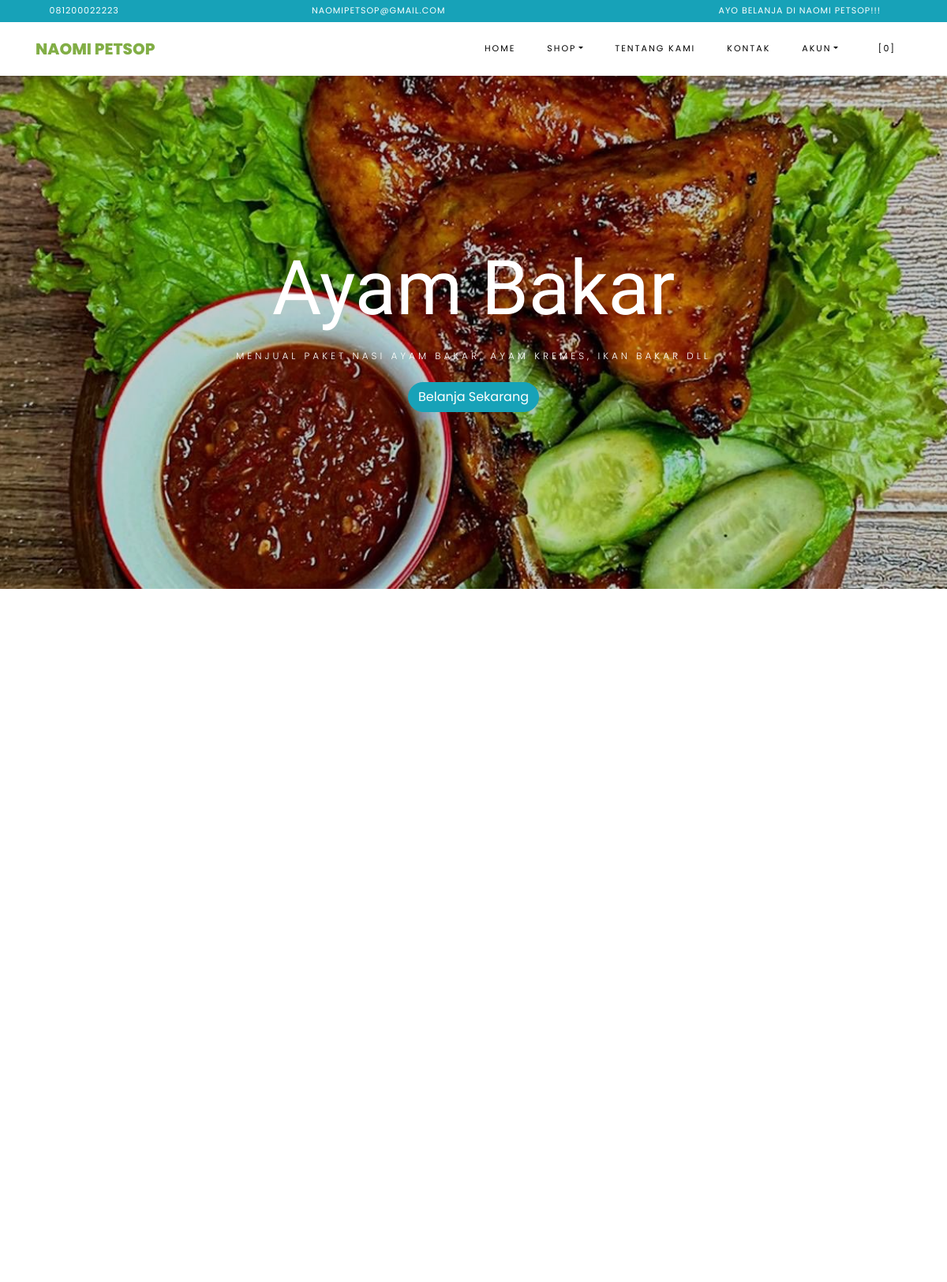
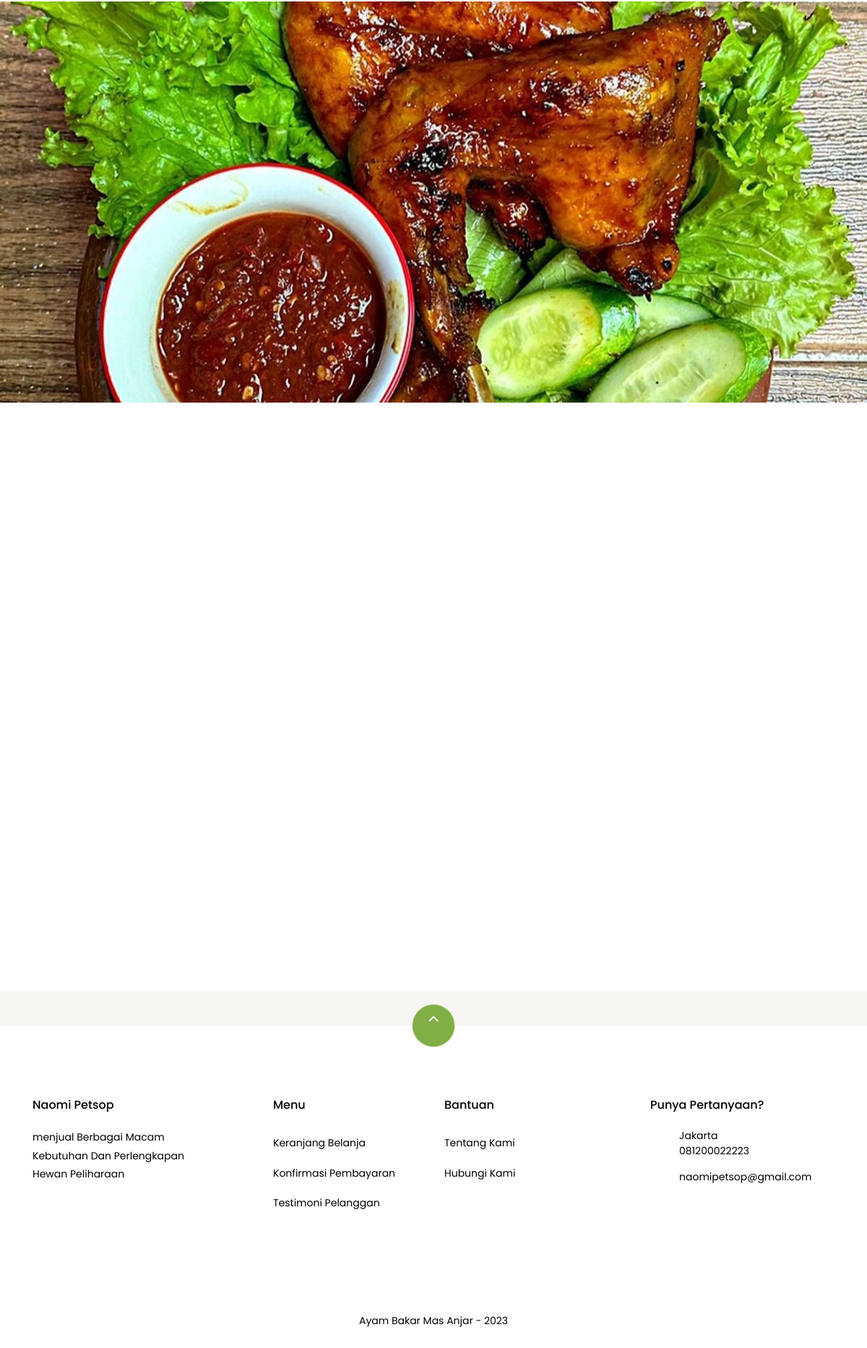
The page / on the database its author committed (2 pictures, top to bottom).
### tables this page shows
CREATE TABLE `settings` (
  `id` int(10) NOT NULL,
  `key` varchar(32) NOT NULL,
  `content` varchar(191) NOT NULL
);

### application/helpers/themes_helper.php (called while the page is built, shortened)
<?php
if ( ! function_exists('get_theme_name'))
{
    function get_theme_name() {
        $current_theme = get_settings('current_theme_name');
        return ($current_theme) ? $current_theme : false;
    }
}
if ( ! function_exists('get_template_part'))
{
    function get_template_part($file_name = null, $params = array()) {
        if ($file_name !== '') {
            $current_theme = get_theme_name();
            if ( file_exists($file_location = VIEWPATH .'themes/'. $current_theme .'/'. $file_name .'.php')) {
                $CI =& get_instance();
                $CI->load->view('themes/'. $current_theme .'/'. $file_name, $params);
            }
            else {
                echo '<div>Kesalahan: berkas tema <b>'. $file_name .'.php</b> tidak ditemukan.<br>Lokasi berkas: <b>'. $file_location .'</b></div>';
            }
        }
    }
}
if ( ! function_exists('get_header'))
{
    function get_header($params = null, $section = '', $current_section = '') {
        $load_params = array();
        if ( is_null($params)) {
            $load_params['title'] = get_settings('site_name');
        }
        else if ( is_string($params)) {
            $load_params['title'] = $params;
        }
        else if ( is_array($params)) {
            $load_params = $params;
        }
        else {
            $load_params['title'] = get_settings('site_name');
        }
        $load_params['sidebar_section'] = $section;
        $load_params['current_section'] = $current_section;
        get_template_part('header', $load_params);
    }
}
if ( ! function_exists('get_footer'))
{
    function get_footer($params = array()) {
        get_template_part('footer', $params);
    }
}
if ( ! function_exists('get_theme_uri'))
{
    function get_theme_uri($file_name = null, $theme_name = NULL)
    {
        $theme_name = ($theme_name == NULL) ? get_theme_name() : $theme_name;
        return is_null($file_name) ? base_url('assets/themes/'. $theme_name .'/') : base_url('assets/themes/'. $theme_name .'/'. $file_name) ;
    }
}

### application/controllers/Home.php (called while the page is built, shortened)
<?php
class Home extends CI_Controller {
    public function index() {
        $params['title'] = 'Selamat Datang di Toko Sayur 22';
        $products['products'] = $this->product->get_all_products();
        $products['best_deal'] = $this->product->best_deal_product();
        $products['reviews'] = $this->review->get_all_reviews();
        get_header($params);
        get_template_part('home', $products);
        get_footer();
    }
}

### index.php (called while the page is built, shortened)
<?php
require_once BASEPATH.'core/CodeIgniter.php';

### application/helpers/global_helper.php (called while the page is built, shortened)
<?php
if ( ! function_exists('get_settings'))
{
    function get_settings($key = '')
    {
        $CI =& get_instance();
        $row = $CI->db
            ->select('content')
            ->where('key', $key)
            ->get('settings')
            ->row();
        return $row->content;
    }
}
if ( ! function_exists('get_store_name'))
{
    function get_store_name()
    {
        return get_settings('store_name');
    }
}

### application/helpers/session_helper.php (called while the page is built, shortened)
<?php
if ( ! function_exists('init'))
{
    function init()
    {
        $CI =& get_instance();
        return $CI;
    }
}
if( ! function_exists('session_data'))
{
    function session_data()
    {
        $CI = init();
        $read_session_in_cookie = get_cookie('__ACTIVE_SESSION_DATA');
        $read_session_in_session = $CI->session->userdata('__ACTIVE_SESSION_DATA');
        if ($read_session_in_cookie)
        {
            $read_data = $CI->encryption->decrypt($read_session_in_cookie);
            $read_data = json_decode($read_data);
            return $read_data;
        }
        else if ($read_session_in_session)
        {
            $read_data = $CI->encryption->decrypt($read_session_in_session);
            $read_data = json_decode($read_data);
            return $read_data;
        }
        else {
            $default_session = new stdClass();
            $default_session->is_login = FALSE;
            $default_session->user_id = 0;
            $default_session->login_at = 0;
            $default_session->remember_me = FALSE;
            return $default_session;
        }
    }
}

### application/views/themes/vegefoods/home.php (the view, shortened to what this page needs)
<body?php
defined('BASEPATH') OR exit('No direct script access allowed');
?>
<section id="home-section" class="hero">
    <div class="home-slider owl-carousel">
    <div class="slider-item" style="background-image: url(<?php echo get_theme_uri('images/ayambakarbg.jpg'); ?>);">
        <div class="overlay"></div>
      <div class="container">
        <div class="row slider-text justify-content-center align-items-center" data-scrollax-parent="true">
          <div class="col-md-12 ftco-animate text-center">
            <h1 class="mb-2">Ayam Bakar</h1>
            <h2 class="subheading mb-4">Menjual Paket Nasi Ayam Bakar, Ayam Kremes, Ikan Bakar dll</h2>
            <p><a href="#products" class="btn btn-info">Belanja Sekarang</a></p>
          </div>
        </div>
      </div>
    </div>
    <body>
  </div>
</section>
<section class="ftco-section" id="products">
      <div class="container">
          <div class="row no-gutters ftco-services">
  </div>
      </div>
  </section>
  <section class="ftco-section">
  <div class="container">
          <div class="row justify-content-center mb-3 pb-3">
  </div>
  </div>
  <div class="container">
      <div class="row">
      </div>
  </div>
</section>
  <section class="ftco-section img" style="background-image: url(<?php echo get_theme_uri('images/ayambakarbg.jpg'); ?>);">
  <div class="container">
          <div class="row justify-content-end">
  </div>
  </div>
</section>
<section class="ftco-section testimony-section">
      <div class="row justify-content-center mb-5 pb-3">
      </div>
    </body>

### application/third_party/MX/Loader.php (shortened to what this page needs)
<?php (defined('BASEPATH')) OR exit('No direct script access allowed');
class MX_Loader extends CI_Loader
{
	public $_ci_cached_vars = array();
	public function view($view, $vars = array(), $return = FALSE)
	{
		if (method_exists($this, '_ci_object_to_array'))
		{
        	return $this->_ci_load(array('_ci_view' => $view, '_ci_vars' => $this->_ci_object_to_array($vars), '_ci_return' => $return));
		}
		else {
        	return $this->_ci_load(array('_ci_view' => $view, '_ci_vars' => $this->_ci_prepare_view_vars($vars), '_ci_return' => $return));
		}
	}
	public function _ci_load($_ci_data)
	{
		extract($_ci_data);
		if (isset($_ci_view))
		{
			$_ci_path = '';
			$_ci_file = (pathinfo($_ci_view, PATHINFO_EXTENSION)) ? $_ci_view : $_ci_view.EXT;
			foreach ($this->_ci_view_paths as $path => $cascade)
			{
				if (file_exists($view = $path.$_ci_file))
				{
					$_ci_path = $view;
					break;
				}
			}
		}
		elseif (isset($_ci_path))
		{
			$_ci_file = basename($_ci_path);
			if( ! file_exists($_ci_path)) $_ci_path = '';
		}
		if (isset($_ci_vars))
			$this->_ci_cached_vars = array_merge($this->_ci_cached_vars, (array) $_ci_vars);
		extract($this->_ci_cached_vars);
		if ((bool) @ini_get('short_open_tag') === FALSE && CI::$APP->config->item('rewrite_short_tags') == TRUE)
		{
			echo eval('?>'.preg_replace("/;*\s*\?>/", "; ?>", str_replace('<?=', '<?php echo ', file_get_contents($_ci_path))));
		}
		else
		{
			include($_ci_path);
		}
	}
}

### application/views/themes/vegefoods/header.php (shortened to what this page needs)
?><!DOCTYPE html>
<html lang="en">
  <head>
    <link rel="stylesheet" href="<?php echo get_theme_uri('css/open-iconic-bootstrap.min.css'); ?>">
    <link rel="stylesheet" href="<?php echo get_theme_uri('css/animate.css'); ?>">
    <link rel="stylesheet" href="<?php echo get_theme_uri('css/owl.carousel.min.css'); ?>">
    <link rel="stylesheet" href="<?php echo get_theme_uri('css/owl.theme.default.min.css'); ?>">
    <link rel="stylesheet" href="<?php echo get_theme_uri('css/magnific-popup.css'); ?>">
    <link rel="stylesheet" href="<?php echo get_theme_uri('css/aos.css'); ?>">
	<link rel="stylesheet" href="<?php echo get_theme_uri('css/ionicons.min.css'); ?>">
	<link rel="stylesheet" href="<?php echo get_theme_uri('js/plugins/@fortawesome/fontawesome-free/css/all.min.css', 'argon'); ?>">
    <link rel="stylesheet" href="<?php echo get_theme_uri('css/bootstrap-datepicker.css'); ?>">
    <link rel="stylesheet" href="<?php echo get_theme_uri('css/jquery.timepicker.css'); ?>">
    <link rel="stylesheet" href="<?php echo get_theme_uri('css/flaticon.css'); ?>">
    <link rel="stylesheet" href="<?php echo get_theme_uri('css/icomoon.css'); ?>">
	<link rel="stylesheet" href="<?php echo get_theme_uri('css/style.css'); ?>">
	<link rel="stylesheet" href="<?php echo base_url('assets/plugins/toastr/toastr.min.css'); ?>">
  </head>
  <body class="goto-here">
		<div class="py-1 bg-info">
    	<div class="container">
    		<div class="row no-gutters d-flex align-items-start align-items-center px-md-0">
	    		<div class="col-lg-12 d-block">
		    		<div class="row d-flex">
		    			<div class="col-md pr-4 d-flex topper align-items-center">
					    	<div class="icon mr-2 d-flex justify-content-center align-items-center"><span class="icon-phone2"></span></div>
						    <span class="text"><?php echo get_settings('store_phone_number'); ?></span>
					    </div>
					    <div class="col-md pr-4 d-flex topper align-items-center">
					    	<div class="icon mr-2 d-flex justify-content-center align-items-center"><span class="icon-paper-plane"></span></div>
						    <span class="text"><?php echo get_settings('store_email'); ?></span>
					    </div>
					    <div class="col-md-5 pr-4 d-flex topper align-items-center text-lg-right">
						    <span class="text"><?php echo get_settings('store_tagline'); ?></span>
					    </div>
				    </div>
			    </div>
		    </div>
		  </div>
    </div>
    <nav class="navbar navbar-expand-lg navbar-dark ftco_navbar bg-dark ftco-navbar-light" id="ftco-navbar">
	    <div class="container">
	      <a class="navbar-brand" href="<?php echo base_url(); ?>"><?php echo get_store_name(); ?></a>
	      <div class="collapse navbar-collapse" id="ftco-nav">
	        <ul class="navbar-nav ml-auto">
	          <li class="nav-item active"><a href="<?php echo base_url(); ?>" class="nav-link">Home</a></li>
	          <li class="nav-item dropdown">
              <a class="nav-link dropdown-toggle" href="#" id="dropdown04" data-toggle="dropdown" aria-haspopup="true" aria-expanded="false">Shop</a>
            </li>
	          <li class="nav-item"><a href="<?php echo site_url('pages/about'); ?>" class="nav-link">Tentang Kami</a></li>
          <li class="nav-item"><a href="<?php echo site_url('pages/contact'); ?>" class="nav-link">Kontak</a></li>
              <li class="nav-item dropdown">
              <a class="nav-link dropdown-toggle" href="#" id="dropdown05" data-toggle="dropdown" aria-haspopup="true" aria-expanded="false">Akun</a>
            </li>
	          <li class="nav-item cta cta-colored"><a href="<?php echo site_url('shop/cart'); ?>" class="nav-link"><span class="icon-shopping_cart"></span>[<span class="cart-item-total">0</span>]</a></li>
	        </ul>
	      </div>
	    </div>
	  </nav>

### application/views/themes/vegefoods/footer.php (shortened to what this page needs)
<section class="ftco-section ftco-no-pt ftco-no-pb py-5 bg-light">
    <div class="container py-4">
    </div>
  </section>
  <footer class="ftco-footer ftco-section">
    <div class="container">
        <div class="row">
            <div class="mouse">
                      <a href="#" class="mouse-icon">
                          <div class="mouse-wheel"><span class="ion-ios-arrow-up"></span></div>
                      </a>
                  </div>
        </div>
      <div class="row mb-5">
        <div class="col-md">
          <div class="ftco-footer-widget mb-4">
            <h2 class="ftco-heading-2"><?php echo get_store_name(); ?></h2>
            <p><?php echo get_settings('store_description'); ?></p>
            <ul class="ftco-footer-social list-unstyled float-md-center float-lft mt-5" >
              <center>
			  </center>
            </ul>
          </div>
        </div>
        <div class="col-md">
          <div class="ftco-footer-widget mb-4 ml-md-5">
            <h2 class="ftco-heading-2">Menu</h2>
            <ul class="list-unstyled">
            <li><a href="<?php echo site_url('shop/cart'); ?>" class="py-2 d-block">Keranjang Belanja</a></li>
            <li><a href="<?php echo site_url('customer/payments/confirm'); ?>" class="py-2 d-block">Konfirmasi Pembayaran</a></li>
            <li><a href="<?php echo site_url('shop/testimonial'); ?>" class="py-2 d-block">Testimoni Pelanggan</a></li>
            </ul>
          </div>
        </div>
        <div class="col-md-3">
           <div class="ftco-footer-widget mb-8">
            <h2 class="ftco-heading-2">Bantuan</h2>
            <div class="d-flex">
                <ul class="list-unstyled mr-l-5 pr-l-3 mr-4">
                  <li><a href="<?php echo site_url('pages/about'); ?>" class="py-2 d-block">Tentang Kami</a></li>
                  <li><a href="<?php echo site_url('pages/contact'); ?>" class="py-2 d-block">Hubungi Kami</a></li>
                </ul>
              </div>
          </div>
        </div>
        <div class="col-md">
          <div class="ftco-footer-widget mb-4">
              <h2 class="ftco-heading-2">Punya Pertanyaan?</h2>
              <div class="block-23 mb-3">
                <ul>
                  <li><span class="icon icon-map-marker"></span><span class="text"><?php echo get_settings('store_address'); ?></span></li>
                  <li><a href="#"><span class="icon icon-phone"></span><span class="text"><?php echo get_settings('store_phone_number'); ?></span></a></li>
                  <li><a href="#"><span class="icon icon-envelope"></span><span class="text"><?php echo get_settings('store_email'); ?></span></a></li>
                </ul>
              </div>
          </div>
        </div>
      </div>
      <div class="row">
        <div class="col-md-12 text-center">
          <p>
                   Ayam Bakar Mas Anjar - 2023
                      </p>
        </div>
      </div>
    </div>
  </footer>
</body>
</html>

### assets/themes/vegefoods/css/icomoon.css (style rules this page uses)
[class^="icon-"], [class*=" icon-"] { font-family: 'icomoon' !important; speak: none; font-style: normal; font-weight: normal; font-variant: normal; text-transform: none; line-height: 1; -webkit-font-smoothing: antialiased; -moz-osx-font-smoothing: grayscale; }
.icon-map-marker:before { content: "\f041"; }
.icon-phone:before { content: "\f095"; }
.icon-envelope:before { content: "\f0e0"; }
.icon-paper-plane:before { content: "\f1d8"; }
.icon-phone2:before { content: "\e0cd"; }
.icon-shopping_cart:before { content: "\e8cc"; }

### rows shown on the page
settings: content "081200022223"
settings: content "NAOMIPETSOP@GMAIL.COM", content "naomipetsop@gmail.com"
settings: content "AYO BELANJA DI NAOMI PETSOP!!!"
settings: content "NAOMI PETSOP", content "Naomi Petsop"
settings: content (picture)
settings: content "menjual Berbagai Macam Kebutuhan Dan Perlengkapan Hewan Peliharaan"
settings: content "Jakarta"
